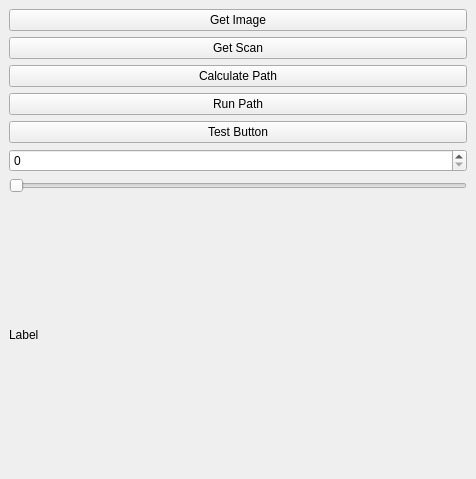
<?xml version="1.0" encoding="UTF-8"?>
<ui version="4.0">
 <class>SamplePlugin</class>
 <widget class="QDockWidget" name="SamplePlugin">
  <property name="geometry">
   <rect>
    <x>0</x>
    <y>0</y>
    <width>476</width>
    <height>479</height>
   </rect>
  </property>
  <property name="windowTitle">
   <string>DockWidget</string>
  </property>
  <widget class="QWidget" name="dockWidgetContents">
   <layout class="QVBoxLayout" name="verticalLayout_2">
    <item>
     <layout class="QVBoxLayout" name="verticalLayout">
      <item>
       <widget class="QPushButton" name="_btn_im">
        <property name="text">
         <string>Get Image</string>
        </property>
       </widget>
      </item>
      <item>
       <widget class="QPushButton" name="_btn_scan">
        <property name="text">
         <string>Get Scan</string>
        </property>
       </widget>
      </item>
      <item>
       <widget class="QPushButton" name="_btn0">
        <property name="text">
         <string>Calculate Path</string>
        </property>
       </widget>
      </item>
      <item>
       <widget class="QPushButton" name="_btn1">
        <property name="text">
         <string>Run Path</string>
        </property>
       </widget>
      </item>
      <item>
       <widget class="QPushButton" name="_btn2">
        <property name="text">
         <string>Test Button</string>
        </property>
       </widget>
      </item>
      <item>
       <widget class="QSpinBox" name="_spinBox"/>
      </item>
      <item>
       <widget class="QSlider" name="_slider">
        <property name="orientation">
         <enum>Qt::Horizontal</enum>
        </property>
       </widget>
      </item>
      <item>
       <widget class="QLabel" name="_label">
        <property name="text">
         <string>Label</string>
        </property>
       </widget>
      </item>
     </layout>
    </item>
   </layout>
  </widget>
 </widget>
 <resources/>
 <connections/>
</ui>
